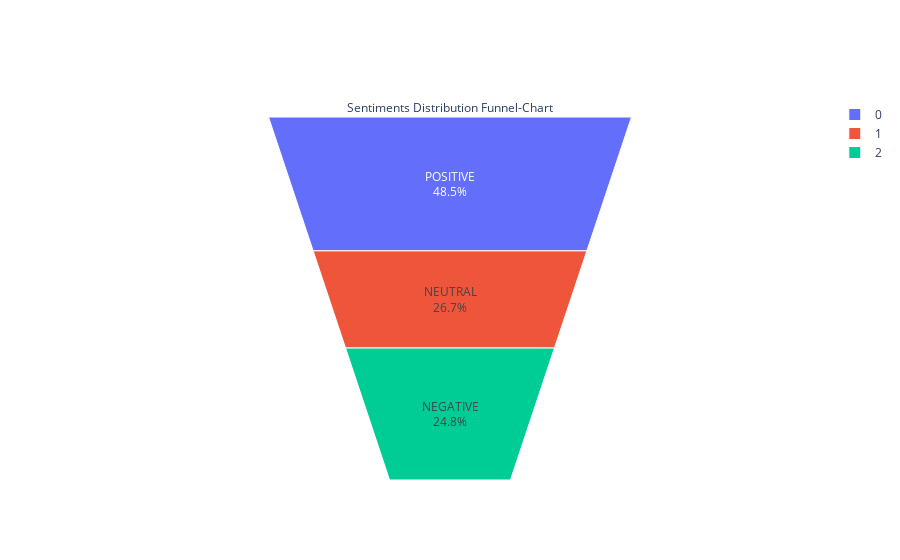

Notebook source saved alongside this figure:
### Code cell
#Plotting funnel are for Sentiments showing different levels.
fig = go.Figure(go.Funnelarea(
    text =data['Sentiments'].value_counts().index,
    values = data['Sentiments'].value_counts(),
    title = {"position": "top center",
             "text": "Sentiments Distribution Funnel-Chart"}
    ))
fig.show()

### Figure 1 — Plotly figure (JSON) as saved in the notebook; plotly's stock layout.template omitted (floating-point values rounded to 4 significant figures)
{"data": [{"text": ["POSITIVE", "NEUTRAL", "NEGATIVE"], "title": {"position": "top center", "text": "Sentiments Distribution Funnel-Chart"}, "type": "funnelarea", "values": [776300, 427303, 396396]}], "layout": {}}
